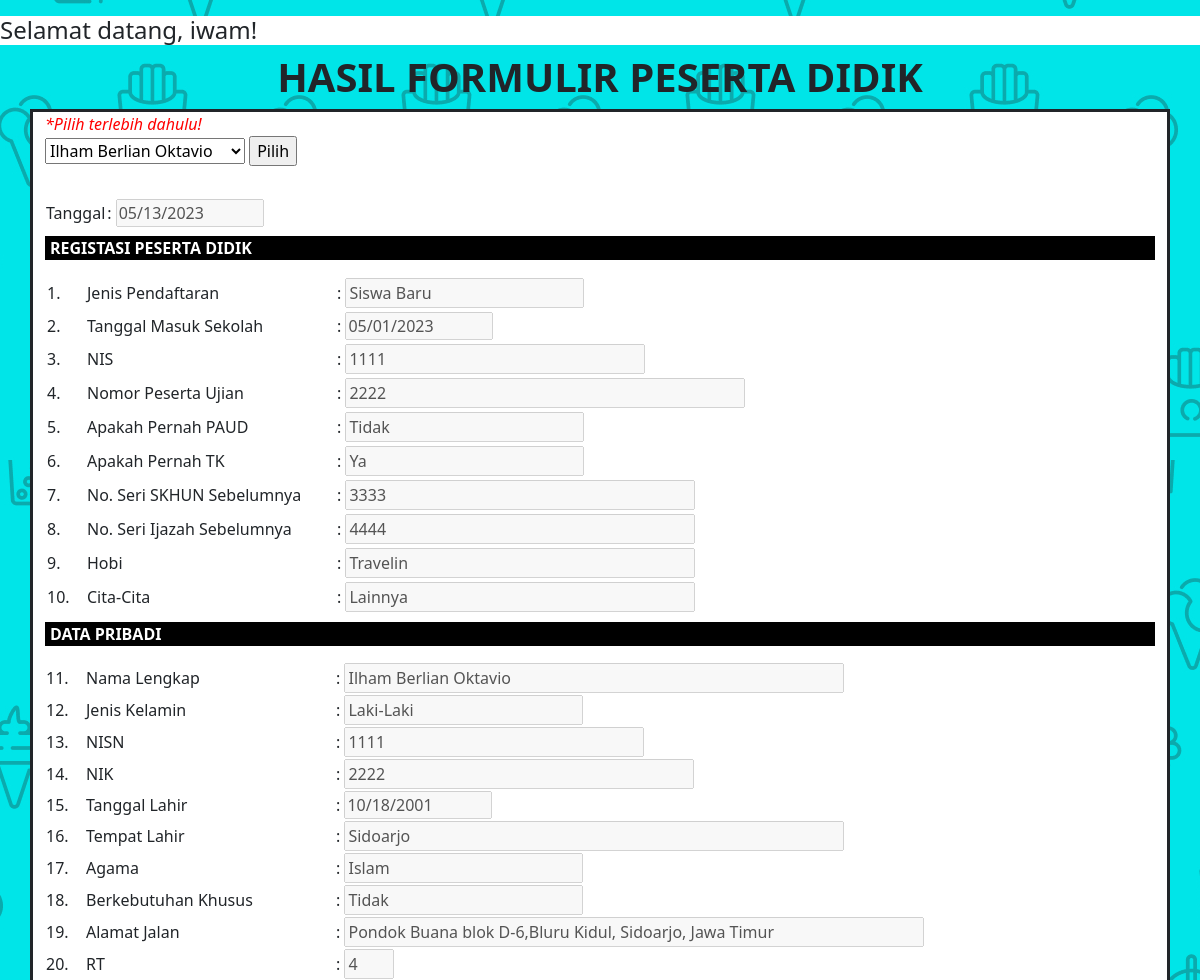
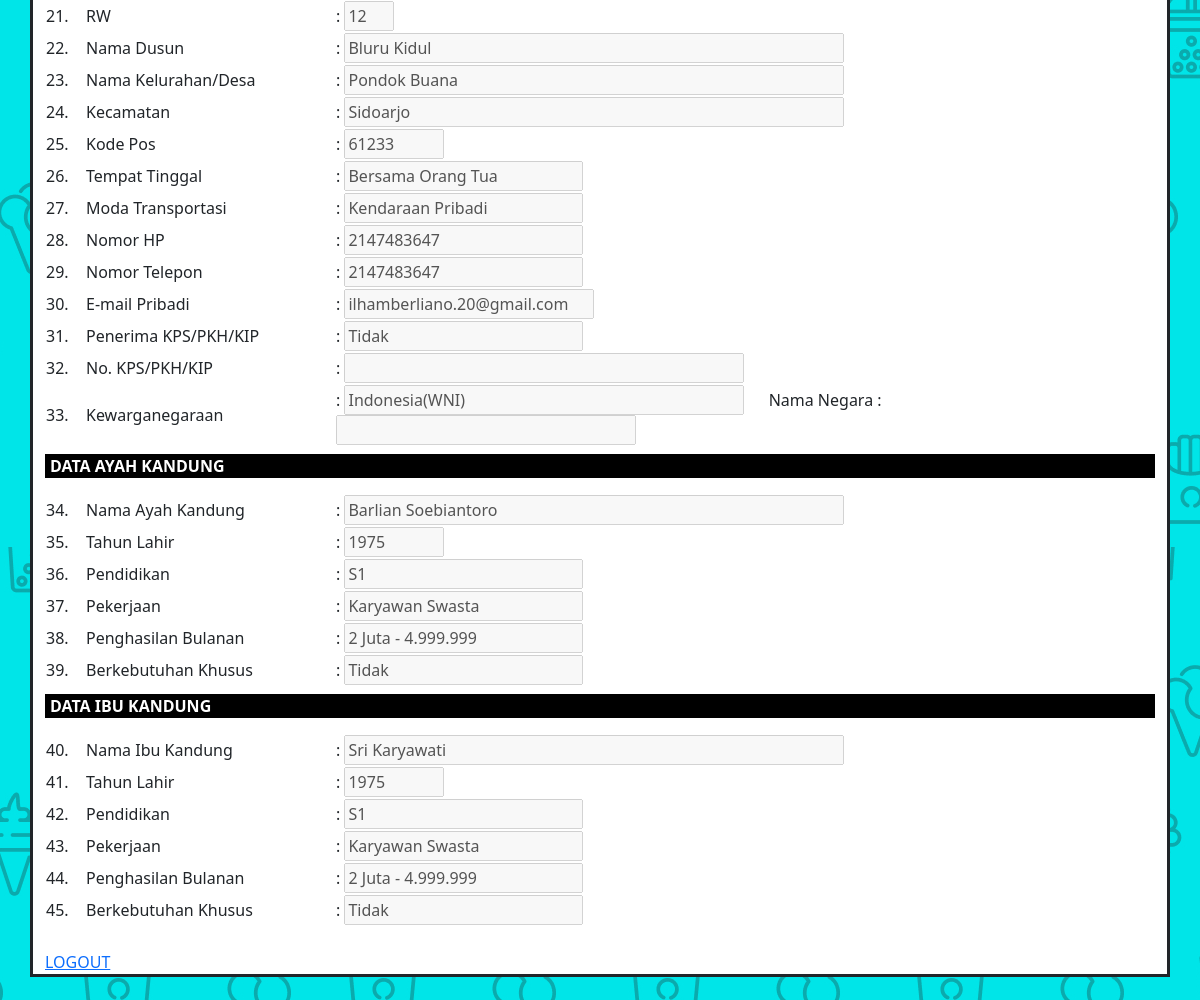
The app's page /Tugas/hasil.php?id=1 (signed in) with its own data (2 pictures, top to bottom).
### tables this page shows
CREATE TABLE `regis_peserta_didik` (
  `id` int(11) NOT NULL,
  `tgl_isi` date NOT NULL,
  `jenis_pendaftaran` varchar(50) NOT NULL,
  `tgl_masuk_sekolah` date NOT NULL,
  `nis` varchar(255) NOT NULL,
  `nomor_peserta_ujian` varchar(20) NOT NULL,
  `paud` varchar(10) NOT NULL,
  `tk` varchar(10) NOT NULL,
  `no_skhun` varchar(16) NOT NULL,
  `no_ijazah` varchar(16) NOT NULL,
  `hobi` varchar(255) NOT NULL,
  `citacita` varchar(255) NOT NULL
);

CREATE TABLE `data_diri` (
  `id` int(11) NOT NULL,
  `nama_lengkap` varchar(255) NOT NULL,
  `jenis_kelamin` varchar(20) NOT NULL,
  `nisn` int(50) NOT NULL,
  `nik` int(50) NOT NULL,
  `tgl_lahir` date NOT NULL,
  `tempat_lahir` varchar(255) NOT NULL,
  `agama` varchar(100) NOT NULL,
  `berkebutuhan_khusus` varchar(100) NOT NULL,
  `alamat_jalan` varchar(255) NOT NULL,
  `rt` int(10) NOT NULL,
  `rw` int(10) NOT NULL,
  `nama_dusun` varchar(255) NOT NULL,
  `nama_kelurahan_desa` varchar(255) NOT NULL,
  `kecamatan` varchar(255) NOT NULL,
  `kode_pos` int(50) NOT NULL,
  `tempat_tinggal` varchar(255) NOT NULL,
  `moda_transportasi` varchar(255) NOT NULL,
  `no_hp` int(14) NOT NULL,
  `no_telp` int(14) NOT NULL,
  `email` varchar(255) NOT NULL,
  `penerima_kps_pkh_kip` varchar(10) NOT NULL,
  `no_penerima` varchar(255) DEFAULT NULL,
  `kewarganegaraan` varchar(255) NOT NULL,
  `nama_negara` varchar(25) DEFAULT NULL
);

CREATE TABLE `data_ortu` (
  `id` int(11) NOT NULL,
  `nama_ayah_kandung` varchar(100) NOT NULL,
  `tahun_lahir_ayah` int(10) NOT NULL,
  `pendidikan_ayah` varchar(100) NOT NULL,
  `pekerjaan_ayah` varchar(255) NOT NULL,
  `penghasilan_bulanan_ayah` varchar(255) NOT NULL,
  `berkebutuhan_khusus_ayah` varchar(100) NOT NULL,
  `nama_ibu_kandung` varchar(100) NOT NULL,
  `tahun_lahir_ibu` int(10) NOT NULL,
  `pendidikan_ibu` varchar(100) NOT NULL,
  `pekerjaan_ibu` varchar(255) NOT NULL,
  `penghasilan_bulanan_ibu` varchar(255) NOT NULL,
  `berkebutuhan_khusus_ibu` varchar(100) NOT NULL
);

### Tugas/hasil.php (the view, shortened to what the rows shown need)
<!DOCTYPE html>
<html lang="en">
    <head>
        <link rel="stylesheet" href="css/bootstrap.css">
        <link rel="stylesheet" href="css/bootstrap.min.css">
        <link rel="stylesheet" href="css/style.css" type="text/css">
    </head>
    <body class="gambarbackgroundlogin">
        <h1 align="center" class="fw-bold">HASIL FORMULIR PESERTA DIDIK</h1>
        <div class="container border border-3 border-dark" style="background-color:white;">
                    <?php
                        include "koneksi.php";
                    ?>
            <br>
            <?php
                if (isset($_GET['id'])) {
                    $id=$_GET['id'];
                    $tamFPD = mysqli_query($koneksi, "SELECT * FROM regis_peserta_didik WHERE id='$id'");
                    $tFPD = mysqli_fetch_array($tamFPD);
                    $tamFDP = mysqli_query($koneksi, "SELECT * FROM data_diri WHERE id='$id'");
                    $tFDP = mysqli_fetch_array($tamFDP);
                    $tamFDO = mysqli_query($koneksi, "SELECT * FROM data_ortu WHERE id='$id'");
                    $tFDO = mysqli_fetch_array($tamFDO);
            ?>
            <form action="#" method="POST">
                <table class="mt-2">
                    <tr>
                        <td>Tanggal</td>
                        <td>: <input type="date" name="tgl_isi" value="<?php echo $tFPD['tgl_isi']; ?>" disabled readonly></td>
                    </tr>
                </table>
                <table border="0" cellpadding="2">
                    <div class="judulbghitam mt-2">
                        <p> REGISTASI PESERTA DIDIK </p>
                    </div>
                    <tr>
                        <td width="40px">1. </td>
                        <td width="250px">Jenis Pendaftaran</td>
                        <td>: <input type="text" name="jenis_pendaftaran" value="<?php echo $tFPD['jenis_pendaftaran']; ?>" disabled readonly></td>
                    </tr>
                    <tr>
                        <td>2. </td>
                        <td>Tanggal Masuk Sekolah</td>
                        <td>: <input type="date" name="tgl_masuk_sekolah" value="<?php echo $tFPD['tgl_masuk_sekolah']; ?>" disabled readonly></td>
                    </tr>
                    <tr>
                        <td>3. </td>
                        <td>NIS</td>
                        <td>: <input style="width:300px;" type="text" name="nis" value="<?php echo $tFPD['nis']; ?>" disabled readonly></td>
                    </tr>
                    <tr>
                        <td>4. </td>
                        <td>Nomor Peserta Ujian</td>
                        <td>:
                            <input style="width:400px;" type="text" name="nomor_peserta_ujian" value="<?php echo $tFPD['nomor_peserta_ujian']; ?>" disabled readonly>
                        </td>
                    </tr>
                    <tr>
                        <td>5. </td>
                        <td>Apakah Pernah PAUD</td>
                        <td>: <input type="text" name="paud" value="<?php echo $tFPD['paud']; ?>" disabled readonly></td>
                    </tr>
                    <tr>
                        <td>6. </td>
                        <td>Apakah Pernah TK</td>
                        <td>: <input type="text" name="tk" value="<?php echo $tFPD['tk']; ?>" disabled readonly></td>
                    </tr>
                    <tr>
                        <td>7. </td>
                        <td>No. Seri SKHUN Sebelumnya</td>
                        <td>: <input style="width:350px;" type="text" name="no_skhun" value="<?php echo $tFPD['no_skhun']; ?>" disabled readonly></td>
                    </tr>
                    <tr>
                        <td>8. </td>
                        <td>No. Seri Ijazah Sebelumnya</td>
                        <td>: <input style="width:350px;" type="text" name="no_ijazah" value="<?php echo $tFPD['no_ijazah']; ?>" disabled readonly></td>
                    </tr>
                    <tr>
                        <td>9. </td>
                        <td>Hobi</td>
                        <td>: <input style="width:350px;" type="text" name="hobi" value="<?php echo $tFPD['hobi']; ?>" disabled readonly></td>
                    </tr>
                    <tr>
                        <td>10. </td>
                        <td>Cita-Cita</td>
                        <td>: <input style="width:350px;" type="text" name="citacita" value="<?php echo $tFPD['citacita']; ?>" disabled readonly></td>
                    </tr>
                </table>
            </form>
            <?php
                }
            ?>
            <table>
                <tr>
                    <td>: <input style="width:500px;" type="text" name="nama_lengkap" value="<?php echo $tFDP['nama_lengkap']; ?>" disabled readonly></td>
                </tr>
                <tr>
                    <td>: <input type="text" name="jenis_kelamin" value="<?php echo $tFDP['jenis_kelamin']; ?>" disabled readonly></td>
                </tr>
                <tr>
                    <td>: <input style="width:300px;" type="text" name="nisn" value="<?php echo $tFDP['nisn']; ?>" disabled readonly></td>
                </tr>
                <tr>
                    <td>: <input style="width:350px;" type="text" name="nik" value="<?php echo $tFDP['nik']; ?>" disabled readonly></td>
                </tr>
                <tr>
                    <td>: <input type="date" name="tgl_lahir" value="<?php echo $tFDP['tgl_lahir']; ?>" disabled readonly></td>
                </tr>
                <tr>
                    <td>: <input style="width:500px;" type="text" name="tempat_lahir" value="<?php echo $tFDP['tempat_lahir']; ?>" disabled readonly></td>
                </tr>
                <tr>
                    <td>: <input type="text" name="agama" value="<?php echo $tFDP['agama']; ?>" disabled readonly></td>
                </tr>
                <tr>
                    <td>: <input type="text" name="berkebutuhan_khusus" value="<?php echo $tFDP['berkebutuhan_khusus']; ?>" disabled readonly></td>
                </tr>
                <tr>
                    <td>: <input style="width:580px;" type="text" name="alamat_jalan" value="<?php echo $tFDP['alamat_jalan']; ?>" disabled readonly></td>
                </tr>
                <tr>
                    <td>: <input style="width:50px;" type="text" name="rt" value="<?php echo $tFDP['rt']; ?>" disabled readonly></td>
                </tr>
                <tr>
                    <td>: <input style="width:50px;" type="text" name="rw" value="<?php echo $tFDP['rw']; ?>" disabled readonly></td>
                </tr>
                <tr>
                    <td>: <input style="width:500px;" type="text" name="nama_dusun" value="<?php echo $tFDP['nama_dusun']; ?>" disabled readonly></td>
                </tr>
                <tr>
                    <td>: <input style="width:500px;" type="text" name="nama_kelurahan_desa"  value="<?php echo $tFDP['nama_kelurahan_desa']; ?>" disabled readonly></td>
                </tr>
                <tr>
                    <td>: <input style="width:500px;" type="text" name="kecamatan" value="<?php echo $tFDP['kecamatan']; ?>" disabled readonly></td>
                </tr>
                <tr>
                    <td>: <input style="width:100px;" type="text" name="kode_pos" value="<?php echo $tFDP['kode_pos']; ?>" disabled readonly></td>
                </tr>
                <tr>
                    <td>: <input type="text" name="tempat_tinggal" value="<?php echo $tFDP['tempat_tinggal']; ?>" disabled readonly></td>
                </tr>
                <tr>
                    <td>: <input type="text" name="moda_transportasi" value="<?php echo $tFDP['moda_transportasi']; ?>" disabled readonly></td>
                </tr>
                <tr>
                    <td>: <input type="text" name="no_hp" value="<?php echo $tFDP['no_hp']; ?>" disabled readonly></td>
                </tr>
                <tr>
                    <td>: <input type="text" name="no_telp" value="<?php echo $tFDP['no_telp']; ?>" disabled readonly></td>
                </tr>
                <tr>
                    <td>: <input style="width:250px;" type="email" name="email" value="<?php echo $tFDP['email']; ?>" disabled readonly></td>
                </tr>
                <tr>
                    <td>: <input type="text" name="penerima_kps_pkh_kip" value="<?php echo $tFDP['penerima_kps_pkh_kip']; ?>" disabled readonly></td>
                </tr>
                <tr>
                    <td>: <input style="width:400px;" type="text" name="kewarganegaraan" value="<?php echo $tFDP['kewarganegaraan']; ?>" disabled readonly>
                        <span style="margin-left:20px;">Nama Negara</span>
                        : <input style="width:300px;" type="text" name="nama_negara" value="<?php echo $tFDP['nama_negara']; ?>" disabled readonly>
                    </td>
                </tr>
            </table>
                <table>
                    <tr>
                        <td>: <input style="width:500px;" type="text" name="nama_ayah_kandung" value="<?php echo $tFDO['nama_ayah_kandung']; ?>" disabled readonly></td>
                    </tr>
                    <tr>
                        <td>: <input style="width:100px;" type="text" name="tahun_lahir_ayah" value="<?php echo $tFDO['tahun_lahir_ayah']; ?>" disabled readonly></td>
                    </tr>
                    <tr>
                        <td>: <input type="text" name="pendidikan_ayah" value="<?php echo $tFDO['pendidikan_ayah']; ?>" disabled readonly></td>
                    </tr>
                    <tr>
                        <td>: <input type="text" name="pekerjaan_ayah" value="<?php echo $tFDO['pekerjaan_ayah']; ?>" disabled readonly></td>
                    </tr>
                    <tr>
                        <td>: <input type="text" name="penghasilan_bulanan_ayah" value="<?php echo $tFDO['penghasilan_bulanan_ayah']; ?>" disabled readonly></td>
                    </tr>
                    <tr>
                        <td>: <input type="text" name="berkebutuhan_khusus_ayah" value="<?php echo $tFDO['berkebutuhan_khusus_ayah']; ?>" disabled readonly></td>
                    </tr>
                </table>
                <table>
                    <tr>
                        <td>: <input style="width:500px;" type="text" name="nama_ibu_kandung" value="<?php echo $tFDO['nama_ibu_kandung']; ?>" disabled readonly></td>
                    </tr>
                    <tr>
                        <td>: <input style="width:100px;" type="text" name="tahun_lahir_ibu" value="<?php echo $tFDO['tahun_lahir_ibu']; ?>" disabled readonly></td>
                    </tr>
                    <tr>
                        <td>: <input type="text" name="pendidikan_ibu" value="<?php echo $tFDO['pendidikan_ibu']; ?>" disabled readonly></td>
                    </tr>
                    <tr>
                        <td>: <input type="text" name="pekerjaan_ibu" value="<?php echo $tFDO['pekerjaan_ibu']; ?>" disabled readonly></td>
                    </tr>
                    <tr>
                        <td>: <input type="text" name="penghasilan_bulanan_ibu" value="<?php echo $tFDO['penghasilan_bulanan_ibu']; ?>" disabled readonly></td>
                    </tr>
                    <tr>
                        <td>: <input type="text" name="berkebutuhan_khusus_ibu" value="<?php echo $tFDO['berkebutuhan_khusus_ibu']; ?>" disabled readonly></td>
                    </tr>
                </table>
            <br>
        </div>
        <br>
    </body>
</html>

### records on screen
regis_peserta_didik: tgl_isi "05/13/2023", jenis_pendaftaran "Siswa Baru", tgl_masuk_sekolah "05/01/2023", nis "1111", nomor_peserta_ujian "2222", paud "Tidak", tk "Ya", no_skhun "3333", no_ijazah "4444", hobi "Travelin", citacita "Lainnya"
data_diri: nama_lengkap "Ilham Berlian Oktavio", jenis_kelamin "Laki-Laki", nisn "1111", nik "2222", tgl_lahir "10/18/2001", tempat_lahir "Sidoarjo", agama "Islam", berkebutuhan_khusus "Tidak", alamat_jalan "Pondok Buana blok D-6,Bluru Kidul, Sidoarjo, Jawa Timur", rt "4", rw "12", nama_dusun "Bluru Kidul", nama_kelurahan_desa "Pondok Buana", kecamatan "Sidoarjo", kode_pos "61233", tempat_tinggal "Bersama Orang Tua", moda_transportasi "Kendaraan Pribadi", no_hp "2147483647", no_telp "2147483647", email "ilhamberliano.20@gmail.com", penerima_kps_pkh_kip "Tidak", kewarganegaraan "Indonesia(WNI)"
data_ortu: nama_ayah_kandung "Barlian Soebiantoro", tahun_lahir_ayah "1975", pendidikan_ayah "S1", pekerjaan_ayah "Karyawan Swasta", penghasilan_bulanan_ayah "2 Juta - 4.999.999", berkebutuhan_khusus_ayah "Tidak", nama_ibu_kandung "Sri Karyawati", tahun_lahir_ibu "1975", pendidikan_ibu "S1", pekerjaan_ibu "Karyawan Swasta", penghasilan_bulanan_ibu "2 Juta - 4.999.999", berkebutuhan_khusus_ibu "Tidak"

### other values on screen
$_SESSION['username'] "iwam"
form field id "Ilham Berlian Oktavio"
